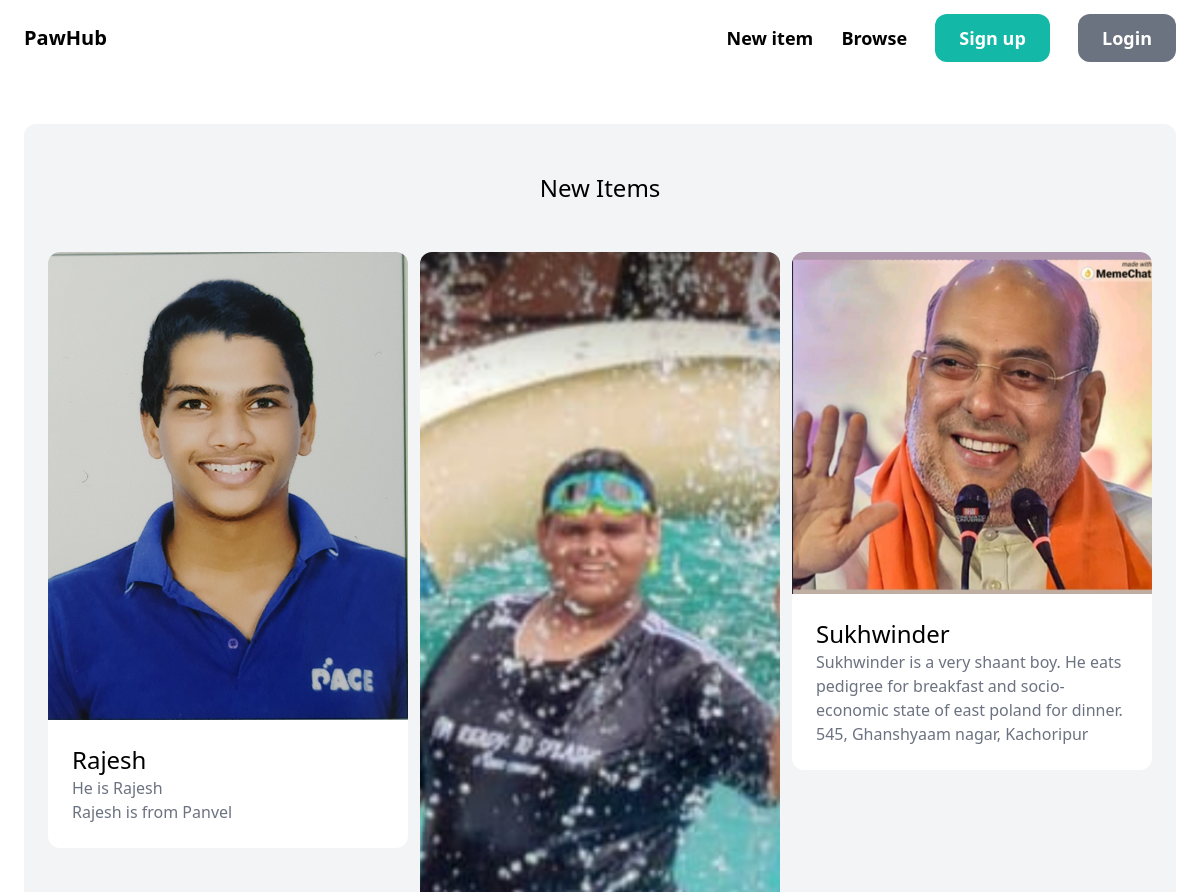
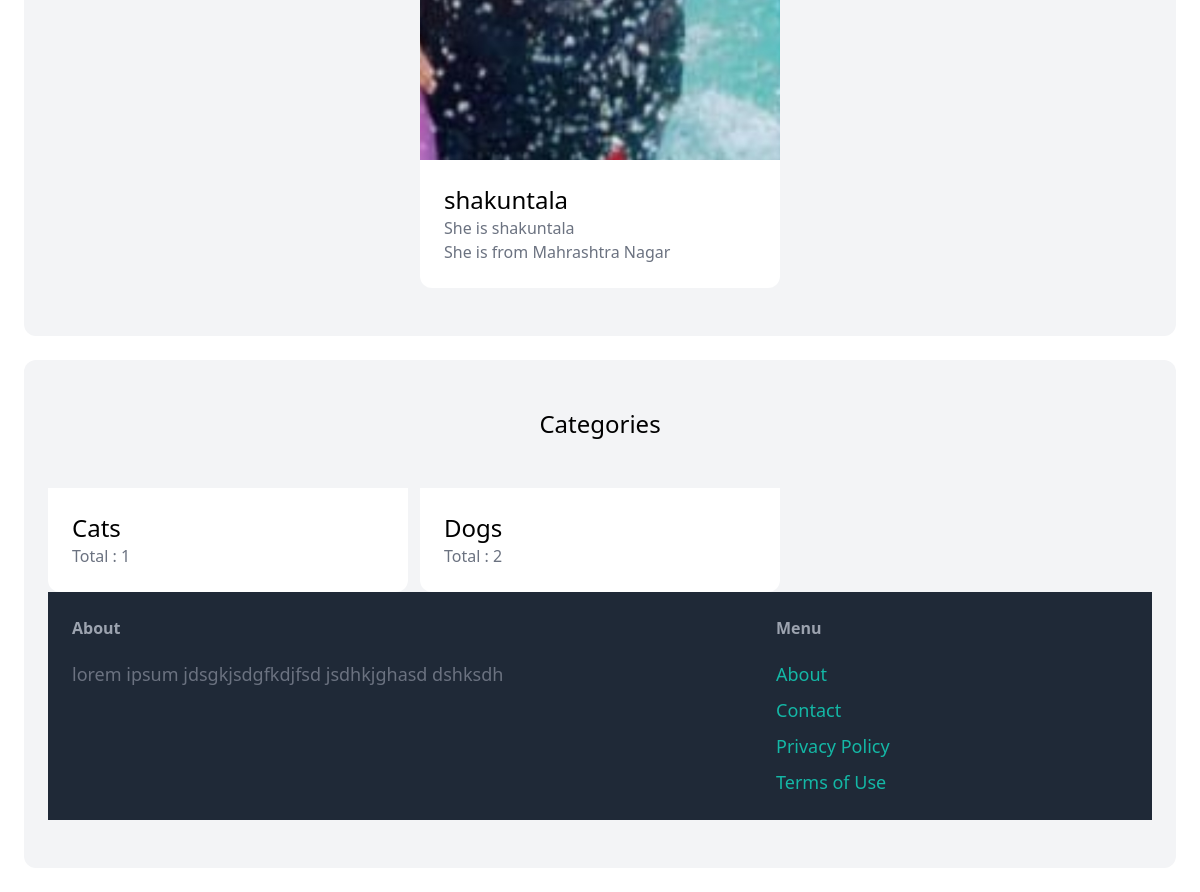
The page / on the database its author committed (2 pictures, top to bottom).
### item/models.py (models this page shows, shortened)
class Item(models.Model):
    category = models.ForeignKey(Category, related_name = 'items', on_delete = models.CASCADE)
    name = models.CharField(max_length = 255)
    image = models.ImageField(upload_to = 'item_images', blank = True, null = True)
    description = models.TextField(blank = True, null = True)
    Address = models.TextField(blank = True, null = True)
    is_adopted = models.BooleanField(default = False)
    created_by = models.ForeignKey(User, related_name = 'item', on_delete = models.CASCADE )
    created_at = models.DateTimeField(auto_now_add = True)

class Category(models.Model):
    name = models.CharField(max_length = 255)
    class Meta:
        ordering = ('name',)
        verbose_name_plural = 'Categories'

### core/views.py (the view)
# urls.py: path('',views.index, name = 'index'),
def index(request):
    items = Item.objects.filter(is_adopted = False)[0:6]
    categories = Category.objects.all()
    return render(request, 'core/index.html',
                  {
                     'categories' : categories,
                     'items' : items,
                  })

### core/templates/core/index.html (shortened to what this page needs)
{% extends "core/base.html" %}
{% block content %}
    <div class = "mt-6 px-6 py-12 bg-gray-100 rounded-xl">
        <h2 class = " mb-12 text-2xl text-center">New Items</h2>
        <div class = "grid grid-cols-3 gap-3">
            {% for item in items %}
                <div>
                    <a href=' {% url 'item:detail' item.id %}'>
                        <div>
                            <img src= "{{ item.image.url }}" class = " rounded-t-xl">
                        </div>
                        <div class = "p-6 bg-white rounded-b-xl">
                            <h2 class = "text-2xl"> {{ item.name }}</h2>
                            <p class= "text-gray-500">{{ item.description }}</p>
                            <p class= "text-gray-500">{{ item.Address }}</p>
                        </div>
                    </a>
                </div>
            {% endfor %}
        </div>
    </div>
    <div class = "mt-6 px-6 py-12 bg-gray-100 rounded-xl">
        <h2 class = " mb-12 text-2xl text-center">Categories</h2>
        <div class = "grid grid-cols-3 gap-3">
            {% for Category in categories %}
                <div>
                    <a href='#'>
                        <div class = "p-6 bg-white rounded-b-xl">
                            <h2 class = "text-2xl"> {{ Category.name }}</h2>
                            <p class= "text-gray-500">Total : {{ Category.items.count}}</p>
                        </div>
                    </a>
                </div>
            {% endfor %}
{% endblock %}

### rows shown on the page
Item: image (picture), name "Rajesh", description "He is Rajesh", Address "Rajesh is from Panvel"
Item: image (picture), name "shakuntala", description "She is shakuntala", Address "She is from Mahrashtra Nagar"
Item: image (picture), name "Sukhwinder", description "Sukhwinder is a very shaant boy. He eats pedigree for breakfast and socio-economic state of east poland for dinner.", Address "545, Ghanshyaam nagar, Kachoripur"
Category: name "Cats", items.count "1"
Category: name "Dogs", items.count "2"
